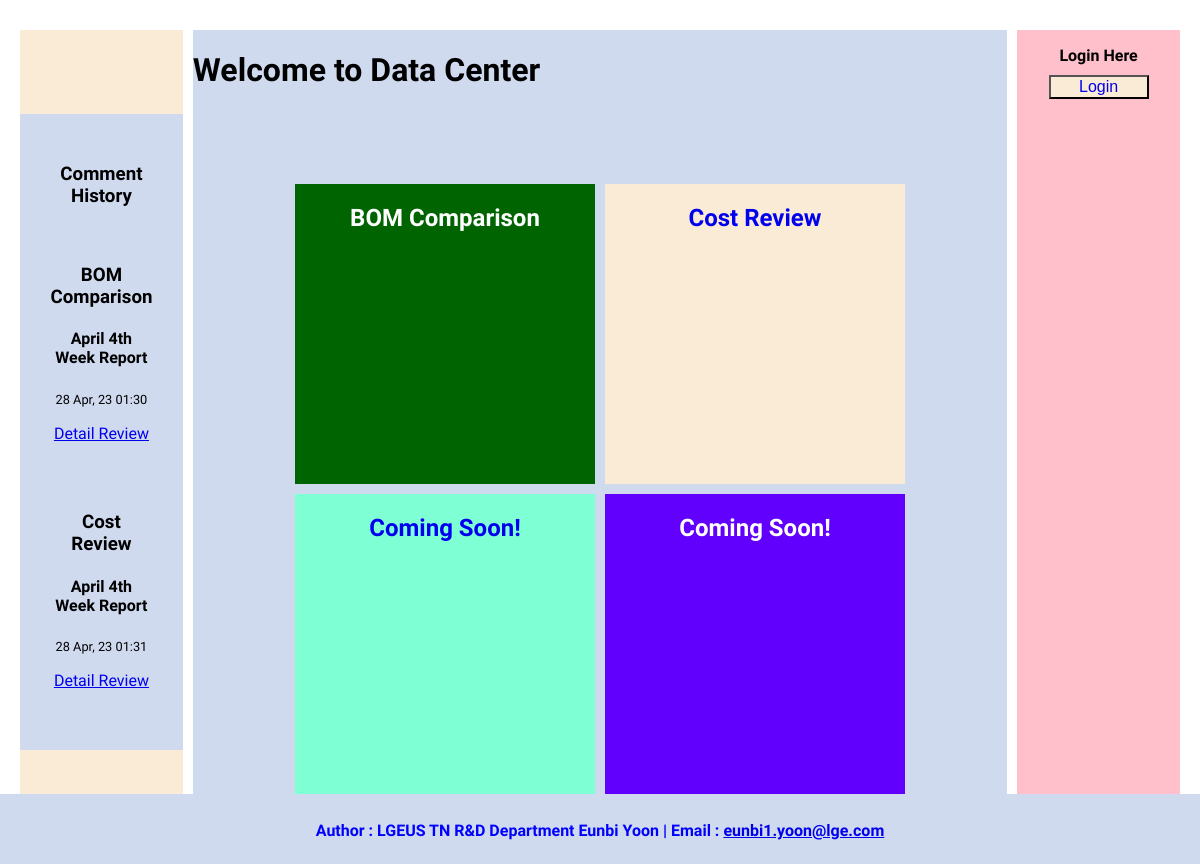
The page / on the database its author committed.
### report/models.py (models this page shows, shortened)
class Post(models.Model):
    category=models.ForeignKey(Category, related_name='post_model', on_delete=models.CASCADE)
    slug=models.SlugField()
    author=models.ForeignKey(User, related_name='post_user',on_delete=models.CASCADE)
    title=models.CharField(max_length=255)
    date_added=models.DateTimeField(auto_now_add=True)
    class Meta:
        verbose_name_plural='  2) Posts'

class Category(models.Model):
    title=models.CharField(max_length=255)
    slug=models.SlugField()
    def __str__(self):
        return self.title
    class Meta:
        verbose_name_plural='  1) Categories'

### report/views.py (the view)
# urls.py: path('',homeView,name='home_url'),
def homeView(request):
    posts = Post.objects.all()
    context={
        'posts_set':posts
    }
    return render(request, 'home.html', context)

### templates/home.html (shortened to what this page needs)
{% extends 'base.html' %}
{% block sidebar %}
    <div class="history">
        <h3>Comment History</h3>
        {% for post in posts_set %}
            <article>
                <h3>{{ post.category }}</h3>
                <h4>{{ post.title }}</a></h4>
                <time>{{ post.date_added|date:"d M, y h:i" }}</time>
                <a href="{% url 'detail_url' post.slug post.id%}">Detail Review</a>
            </article>
        {% endfor %}
    </div>
{% endblock %}
{% block container %}
    <div class="box-container">
        <a class="box-item1" href="{% url 'register_url' %}">
            <h2>BOM Comparison</h2>
        </a>
        <a class="box-item2" href="{% url 'register_url' %}">
            <h2>Cost Review</h2>
        </a>
        <a class="box-item3" href="{% url 'register_url' %}">
            <h2>Coming Soon!</h2>
        </a>
        <a class="box-item4"href="{% url 'register_url' %}">
            <h2>Coming Soon!</h2>
        </a>
    </div>
{% endblock%}

### statics/css/style.css (style rules this page uses)
body { margin:auto; font-family: 'Orbitron'; }
.history { background-color: #D0DAEE; text-align: center; padding:30px; }
.history time { font-size:0.8rem; }
.history article { padding:20px 0 30px 0; }
.box-container { display: grid; gap: 10px; grid-template-columns: repeat(2, 300px); grid-template-rows: repeat(2,300px); margin: 70px auto; justify-content: center; vertical-align: center; font-family: 'Orbitron'; text-align: center; }
.box-container a { text-decoration: none; }
.box-container .box-item1 { grid-column: 1; grid-row: 1; background-color:darkgreen; height: 300px; color:white }
.box-container .box-item2 { grid-column: 2; grid-row: 1; background-color: antiquewhite; height: 300px; }
.box-container .box-item3 { grid-column: 1; grid-row: 2; background-color: aquamarine; height: 300px; }
.box-container .box-item4 { grid-column: 2; grid-row: 2; background-color:rgb(97, 0, 253); height: 300px; color:white; }

### rows shown on the page
Post: category "BOM Comparison", title "April 4th Week Report", date_added "28 Apr, 23 01:30"
Post: category "Cost Review", title "April 4th Week Report", date_added "28 Apr, 23 01:31"
